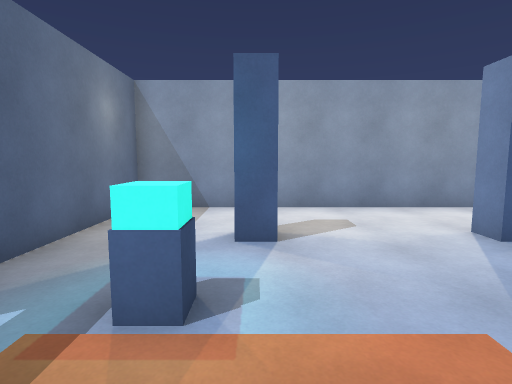
view 1 (above)

16 first-person views from a walk through a 3-D level made in the Unity game engine. The camera is 1.5 m above the floor, tilts 6° down and sees 80° across. Doors are open. The floor is counted in squares, 1 m on a side. Each view is taken from the middle of a square. On the plan, view 1 faces up. The plan holds only what a view shows up to about 15 squares ahead; the rest is blank.

view 2
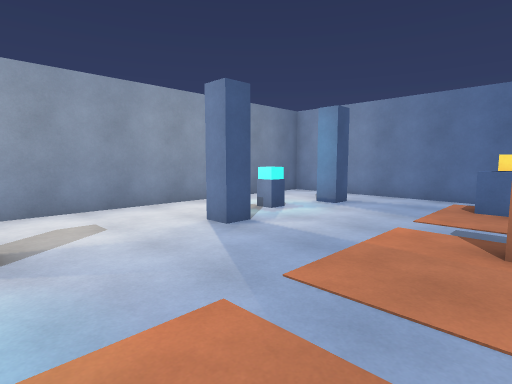

view 3
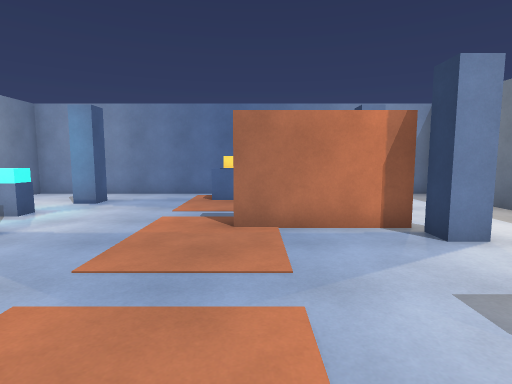

view 4
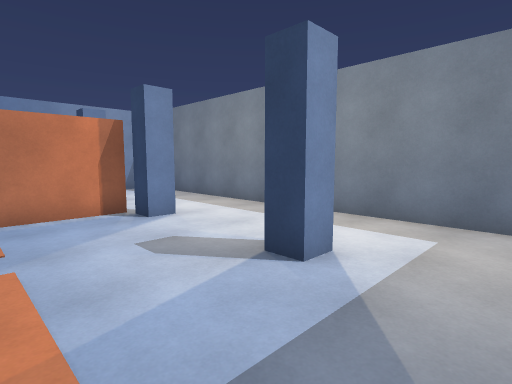

view 5
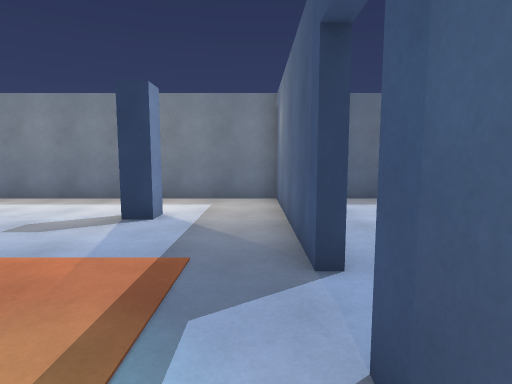

view 6
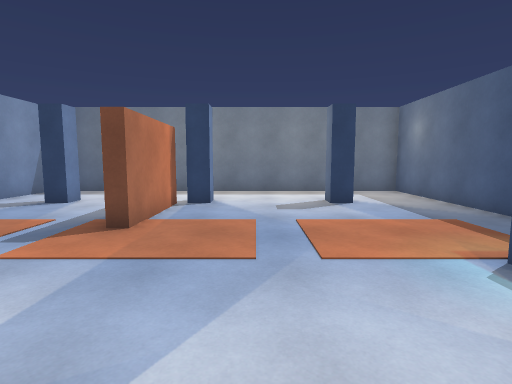

view 7
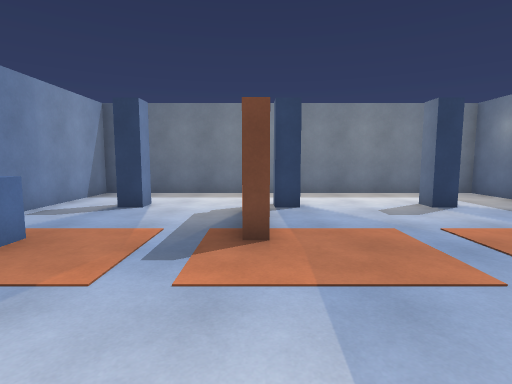

view 8
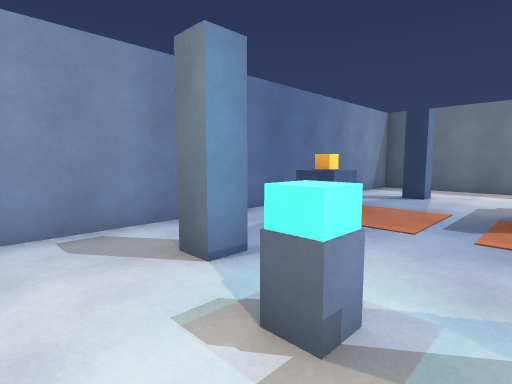

view 9
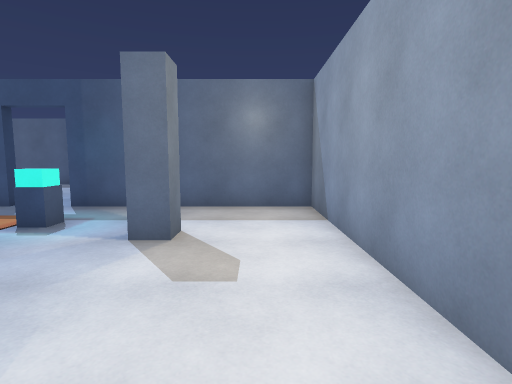

view 10
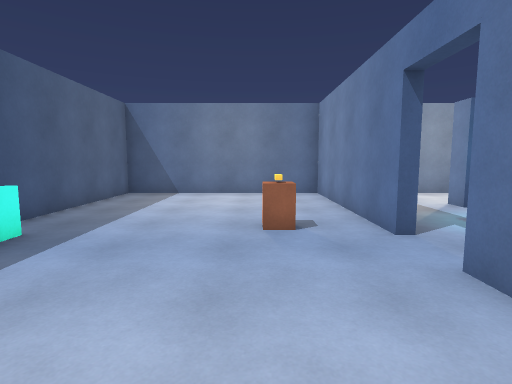

view 11
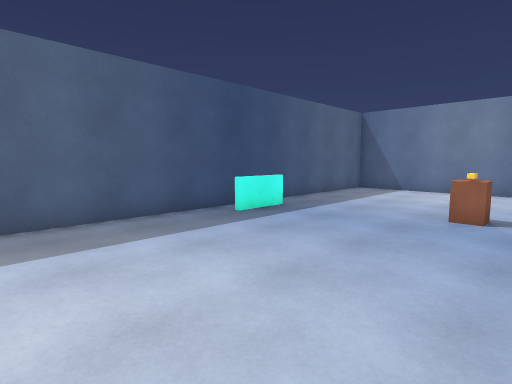

view 12
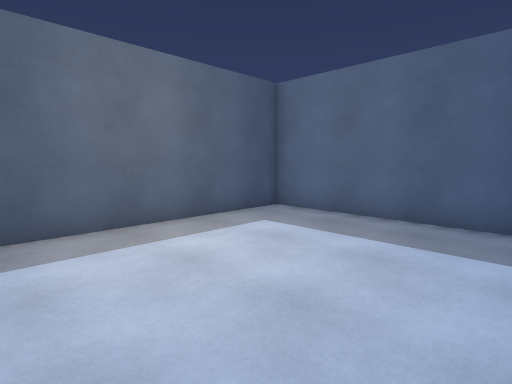

view 13
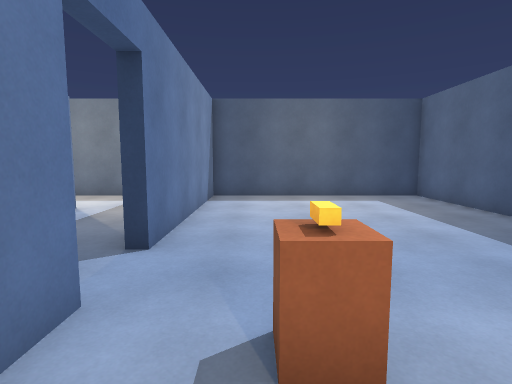

view 14
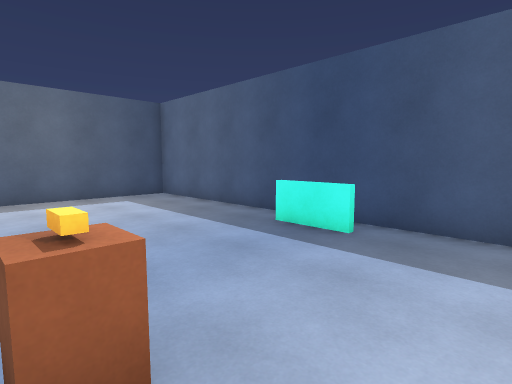

view 15
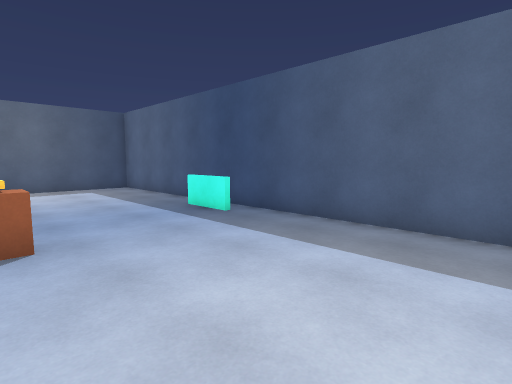

view 16
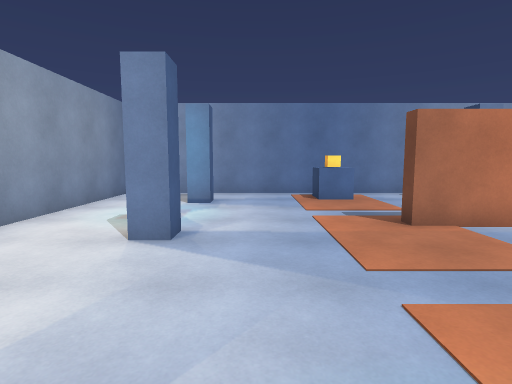

### Floor plan
Key: @ floor where view 1 was taken; # wall or solid block; . floor; D open door; = window, fence, low wall or low ledge; O other object.
Columns run from 13 left of view 1 to 13 right of it. Each row starts with its distance up from view 1.
 10 ###########################
  9 #........#................#
  8 #........#................#
  7 #........#..........OO....#
  6 #........#...O....O....O..#
  5 #........#................#
  4 #........#................#
  3 #.....OO.#..O.............#
  2 #=.......D..............O.#
  1 #=.......D.............OOO#
  0 #=.......D...@.....#....O.#
 -1 #........#.........#......#
 -2 #........#.........#......#
 -3 #........#.........#......#
 -4 #........#...O....O....O..#
 -5 #........#................#
 -6 #........#................#
 -7 #........#................#
 -8 ###########################

Positions as (right, up) in squares from view 1, and headings:
1: (0, 0), facing up
2: (0, 0), facing up-right
3: (-1, 0), facing right
4: (-3, 0), facing down-right
5: (-3, 4), facing down
6: (3, 7), facing down
7: (6, 6), facing down
8: (6, 9), facing down-right
9: (6, 8), facing left
10: (-7, -4), facing up
11: (-5, -6), facing up-left
12: (-5, -1), facing down-left
13: (-6, 5), facing down
14: (-6, 5), facing down-left
15: (-6, 9), facing down-left
16: (-1, 4), facing right
